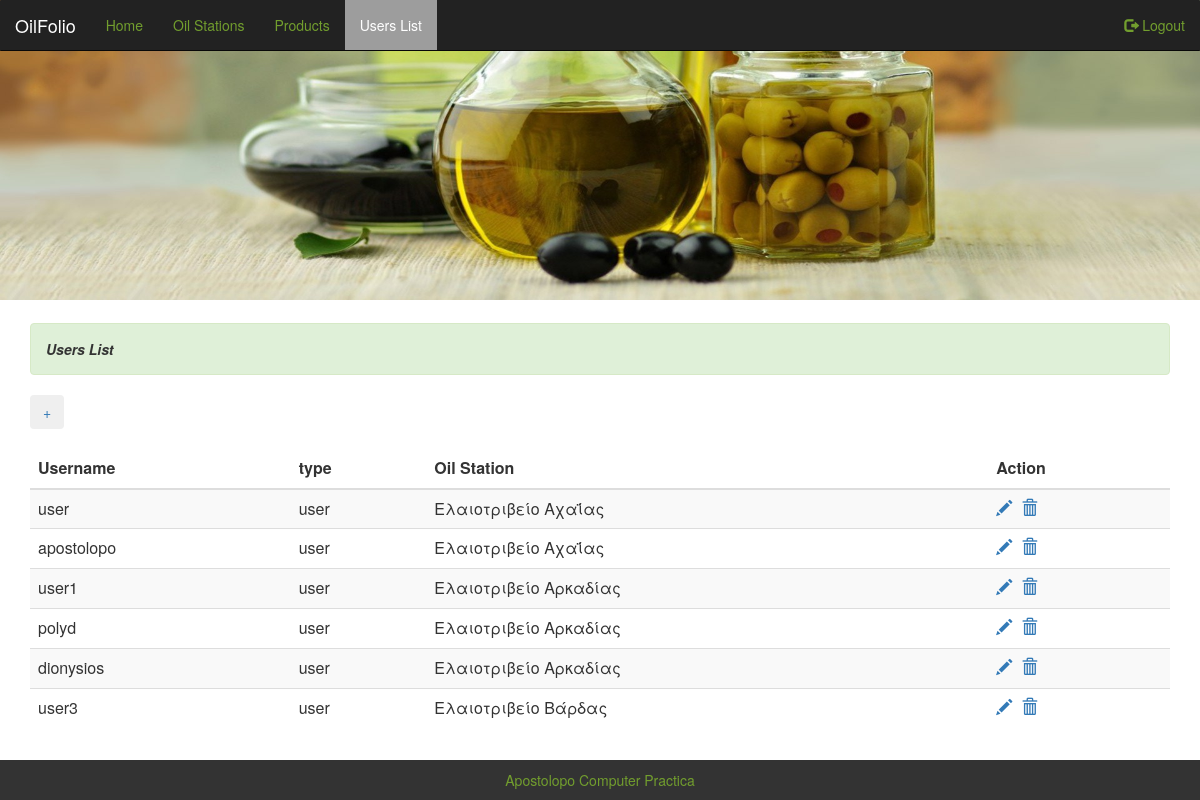
/userslist.php (signed in), run on the app's committed database.
### tables this page shows
CREATE TABLE IF NOT EXISTS `users` (
  `id_usr` int(10) NOT NULL AUTO_INCREMENT,
  `username` varchar(25) DEFAULT NULL,
  `password` varchar(25) DEFAULT NULL,
  `type` enum('user','admin') DEFAULT NULL,
  `id_st` int(10) NOT NULL,
  PRIMARY KEY (`id_usr`),
  UNIQUE KEY `username` (`username`),
  KEY `usroilst` (`id_st`)
);

CREATE TABLE IF NOT EXISTS `oil_stations` (
  `id_st` int(10) NOT NULL AUTO_INCREMENT,
  `st_name` varchar(25) NOT NULL,
  `phone` varchar(25) NOT NULL,
  `city` varchar(20) NOT NULL,
  `address` varchar(25) NOT NULL,
  `longitude` varchar(25) NOT NULL,
  `latitude` varchar(25) NOT NULL,
  PRIMARY KEY (`id_st`),
  UNIQUE KEY `st_name` (`st_name`),
  UNIQUE KEY `st_name_2` (`st_name`)
);

### userslist.php (the view, shortened to what this page needs)
<?php
	include("up.php");
 if ((@$_SESSION['login']==1) and (@$_SESSION['type']=="admin"))
  {
	 $q2="select * from users inner join oil_stations on users.id_st=oil_stations.id_st";
	 $r2=mysqli_query($conn,$q2);
	echo
	   "           <div class=\"container\">
				  <div class=\"alert alert-success\">
				  <strong>Users List</strong>
				  </div>
				  <a href='adduser.php'><button type=\"button\" class=\"btn\">+</button></a>
				  <br><br>
	  <table class=\"table table-striped\">
		<thead>
		  <tr>
			<th>Username</th>
			<th>type</th>
			<th>Oil Station</th>
			<th>Action</th>
		  </tr>
		</thead>
		 <tbody>";
		 while($row1=mysqli_fetch_array($r2))
	  {
		echo "
		  <tr>
			<td>$row1[username]</td>
			<td>$row1[type]</td>
			<td>$row1[st_name]</td>
			<td><a href=\"edit_user.php?id_usr=$row1[id_usr]\">
			  <span class=\"glyphicon glyphicon-pencil\"></span></a>&nbsp;
			<a href=\"delete_user.php?id_usr=$row1[id_usr]\" onclick=\"x=confirm('Do you want to delete this user?');return x;\">
			  <span class=\"glyphicon glyphicon-trash\" ></span>
			</a></td>
		  </tr> ";
	   }
	 echo "    </tbody>
				</table>
				 </div>";
}	 else
			 {
				 echo "	<div class=\"container\">
							  <div class=\"alert alert-success\">
							  <strong>Πρέπει να συνδεθείτε!!</strong>
							</div></div> ";
			 }
		 include("footer.php");
		 ?>
 </body>
</html>

### mycss.css (style rules this page uses)
.container { margin-bottom:10px; }
.alert.alert-success { margin-top:2%; color:#333; font-style:italic; }

### data on the page
users: username "user", type "user", id_st.st_name "Ελαιοτριβείο Αχαΐας"
users: username "apostolopo", type "user", id_st.st_name "Ελαιοτριβείο Αχαΐας"
users: username "user1", type "user", id_st.st_name "Ελαιοτριβείο Αρκαδίας"
users: username "polyd", type "user", id_st.st_name "Ελαιοτριβείο Αρκαδίας"
users: username "dionysios", type "user", id_st.st_name "Ελαιοτριβείο Αρκαδίας"
users: username "user3", type "user", id_st.st_name "Ελαιοτριβείο Βάρδας"
